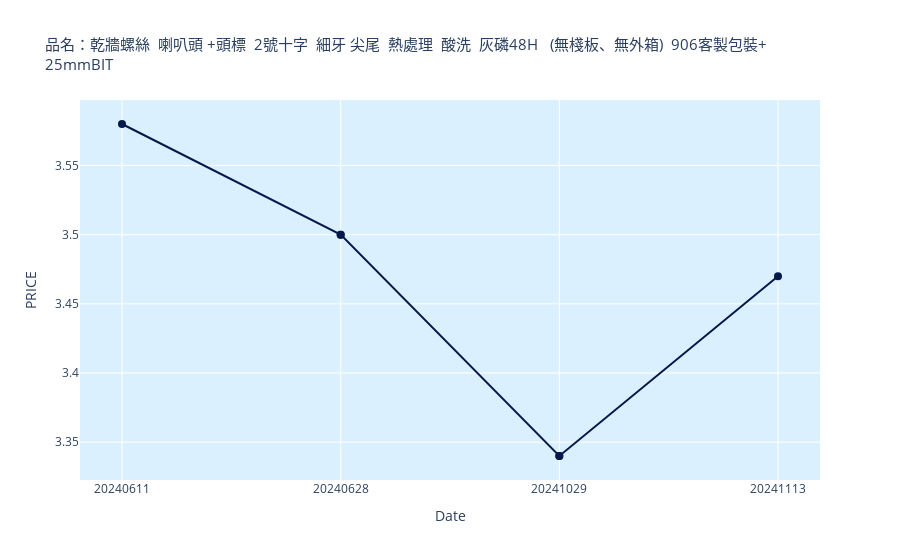

Write notebook code for a chart like this one.
### Code cell
def DRAW_PROFIT_CHART(INPUT_DF) :
    try:
        table = INPUT_DF.tail(6)
    except:
        table = INPUT_DF
    num_rows = min(len(table), 6)
    fig = go.Figure()
    # Add a line trace to the figure with markers and vivid colors
    fig.add_trace(go.Scatter(x = table['QUOTE_DATE'], y = table['TOTAL_PRICE_M'], mode = 'lines+markers', 
                             marker=dict(size = 8, color = 'rgba(4, 25, 74, 1)'), 
                             line=dict(color = 'rgba(4, 25, 74, 1)'),
                             name='Price'))

    # Update the layout of the figure
    fig.update_layout(title=dict(text = FORMATTED_TITLE(table["DESCRIPTION"].iloc[-1])),
                  title_font=dict(size=15),  # Adjust title size
                  xaxis_title='Date',
                  yaxis_title='PRICE',
                  hovermode="x",
                  plot_bgcolor='rgba(135, 206, 250, 0.3)',
                  hoverlabel_bordercolor="rgba(135, 206, 250, 0.7)")

  # Change background color
    fig.update_traces(
        hovertemplate="<br>".join([
            "報價日期: %{x}",
            "價格: %{y}",
            "線材: %{customdata[0]}",  # Accessing column "WIRE_PRICE" from customdata
            "利潤: %{customdata[1]}",  # Accessing column "PROFIT_GROSS" from customdata
            "匯率: %{customdata[2]}",  # Accessing column "EXCHANGE_RATE" from customdata
        ]),
        customdata=[table.iloc[i,[13, 46, 48]] for i in range(num_rows)]  # Providing customdata for each trace
        )
    return fig

def HISTORY_PROFIT(DB, PRODUCT) :
    with sqlite3.connect(DB) as connection :
        query = f"SELECT * FROM CUSTOMER_PRODUCT_SUMMARY WHERE PRODUCT_CODE = '{PRODUCT}'"
        df = pd.read_sql_query(query, connection)
    return df
PRODUCT_PROFIT_HISTORY = HISTORY_PROFIT(DATABASE, "89151.035.0039.035").sort_values(by="QUOTE_DATE") 
# Show the chart
DRAW_PROFIT_CHART(PRODUCT_PROFIT_HISTORY).show()

### Figure 1 — Plotly figure (JSON) as saved in the notebook; plotly's stock layout.template omitted (floating-point values rounded to 4 significant figures)
{"data": [{"customdata": [[25, 0.06, 32.5], [25, 0.05, 33], [25, 0.05, 33], [23.5, 0.05, 33.5], [23.5, 0.05, 33.5], [24, 0.05, 33]], "hovertemplate": "報價日期: %{x}<br>價格: %{y}<br>線材: %{customdata[0]}<br>利潤: %{customdata[1]}<br>匯率: %{customdata[2]}", "line": {"color": "rgba(4, 25, 74, 1)"}, "marker": {"color": "rgba(4, 25, 74, 1)", "size": 8}, "mode": "lines+markers", "name": "Price", "type": "scatter", "x": ["20240611", "20240628", "20240628", "20241029", "20241029", "20241113"], "y": [3.58, 3.5, 3.5, 3.34, 3.34, 3.47]}], "layout": {"hoverlabel": {"bordercolor": "rgba(135, 206, 250, 0.7)"}, "hovermode": "x", "plot_bgcolor": "rgba(135, 206, 250, 0.3)", "title": {"font": {"size": 15}, "text": "品名：乾牆螺絲  喇叭頭 +頭標  2號十字  細牙 尖尾  熱處理  酸洗  灰磷48H   (無棧板、無外箱)  906客製包裝+<br>25mmBIT"}, "xaxis": {"title": {"text": "Date"}}, "yaxis": {"title": {"text": "PRICE"}}}}
